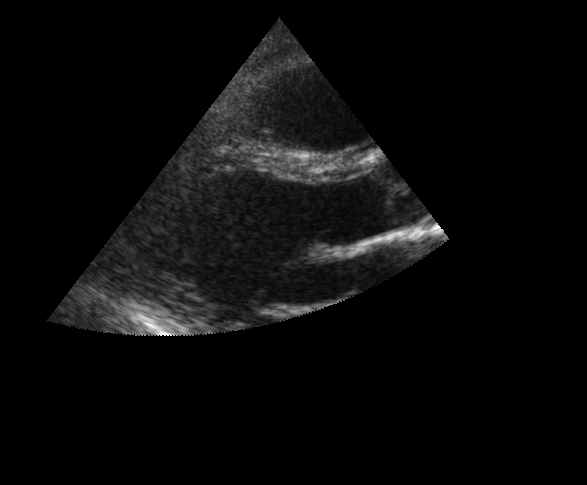
#> input picture tests/test_data/OriginalX-130Y130.png, 587 x 485 px
$ python -i _phase_correlation.py   (imports and definitions only)
#> lines starting #> are read from the running program, lines starting #| are printed output that depends on the picture; after the words box and inside, x2 and y2 are one past the last pixel; in counts of white or black regions, pixels touching at a corner belong together
"""Masked phase correlation

As described in:
D. Padfield. Masked object registration in the Fourier domain.
IEEE Transactions on Image Processing, 21(5):2706–2718, 2012.
https://ieeexplore.ieee.org/document/6111478

Translated from matlab code by D. Padfield using copilot.
"""

from typing import Optional

import numpy as np
import numpy.typing as npt
from scipy.fft import fft2, fftshift, ifft2  # type: ignore


# [253 lines left out: functions phase_correlation, _normxcorr2_masked, _simple_phase_corr, not called in this run]


def get_mask_and_ffts(image, mask=None, float_dtype=None):
    """Create a mask from image and return FFTs required for masked_phase_correlation.

    This function creates a mask from the image and returns the FFTs required for
    masked_phase_correlation. The mask is created by thresholding the image at 0.


    Args:
        image (np.array): The image to create the mask from.
    """
    if float_dtype is None:
        float_dtype = np.float32

    if mask is None:
        mask = image.astype(float_dtype)
        mask = np.where(mask <= 0, 0, 1)
    mask_fft = fft2(mask)

    fft = fft2(image)
    image = image.astype(float_dtype)
    image = np.where(mask == 0, 0, image)
    fft = fft2(image)
    fft_img_squared = fft2(image * image)

    return fft, fft_img_squared, mask_fft

>>> import cv2
>>> picture = cv2.imread('../../tests/test_data/OriginalX-130Y130.png', cv2.IMREAD_GRAYSCALE)
#> picture is the input picture: shape (485, 587); min 0, max 255, mean 10.7
>>> result = get_mask_and_ffts(picture)
#> in get_mask_and_ffts, `mask = np.where(mask <= 0, 0, 1)`:
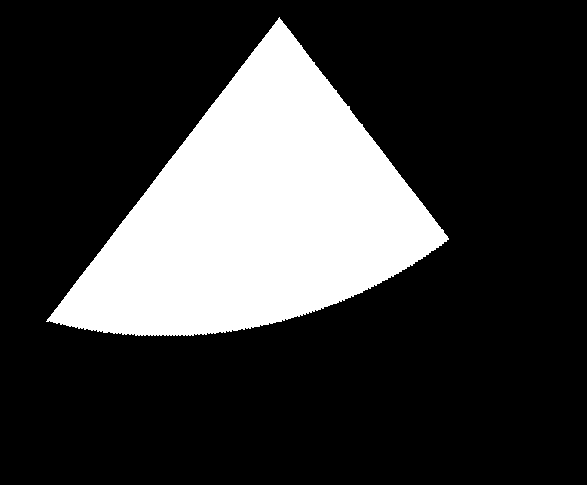
#> mask: shape (485, 587) int64; values 0 (black) and 1 (white), 22.8% white; 1 white region, box (x1, y1, x2, y2) and area: (46, 17, 449, 336) 64925

$ run again, on tests/test_data/OriginalX130Y130.png
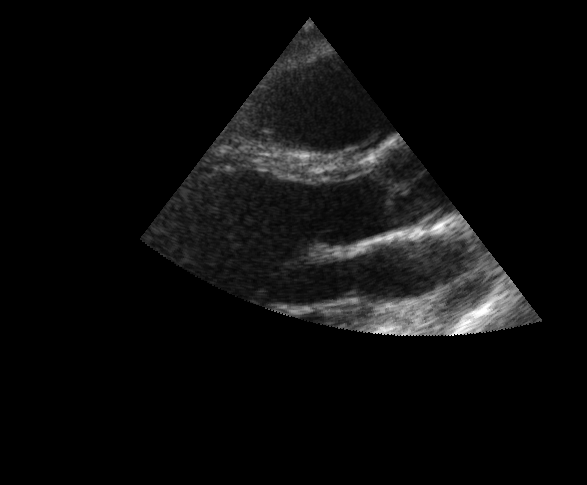
#> input picture tests/test_data/OriginalX130Y130.png, 587 x 485 px
#> picture is the input picture: shape (485, 587); min 0, max 255, mean 12.3
#> in get_mask_and_ffts, `mask = np.where(mask <= 0, 0, 1)`:
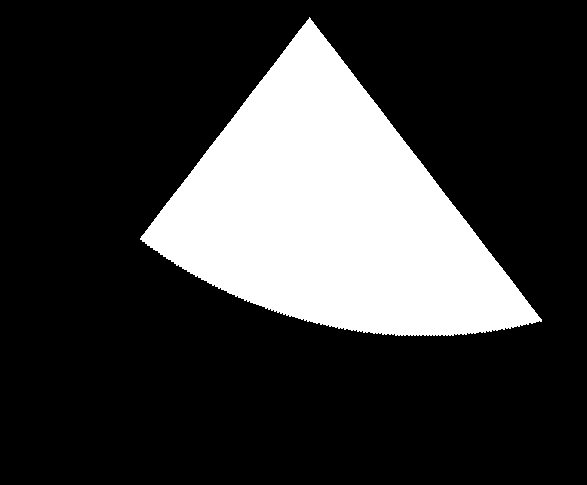
#> mask: shape (485, 587) int64; values 0 (black) and 1 (white), 22.8% white; 1 white region, box (x1, y1, x2, y2) and area: (140, 17, 542, 336) 64899

$ run again, on tests/test_data/OriginalX75Y75.png
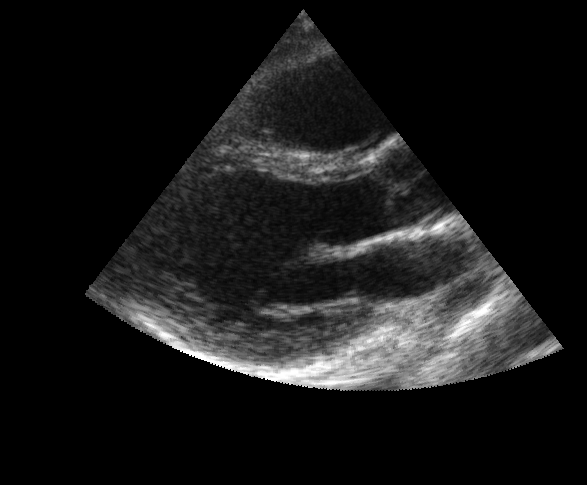
#> input picture tests/test_data/OriginalX75Y75.png, 587 x 485 px
#> picture is the input picture: shape (485, 587); min 0, max 255, mean 23.7
#> in get_mask_and_ffts, `mask = np.where(mask <= 0, 0, 1)`:
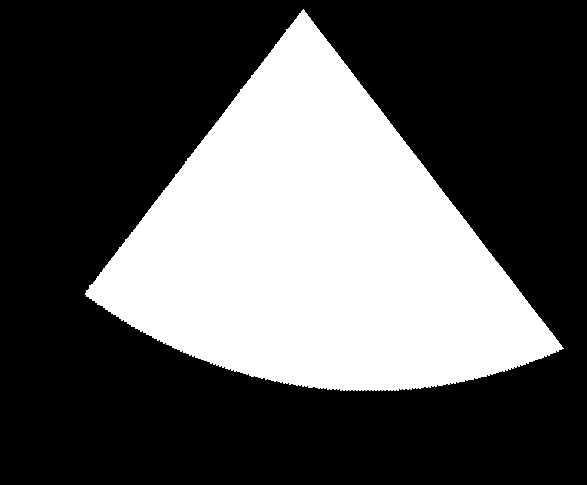
#> mask: shape (485, 587) int64; values 0 (black) and 1 (white), 33.8% white; 1 white region, box (x1, y1, x2, y2) and area: (85, 9, 564, 391) 96315
